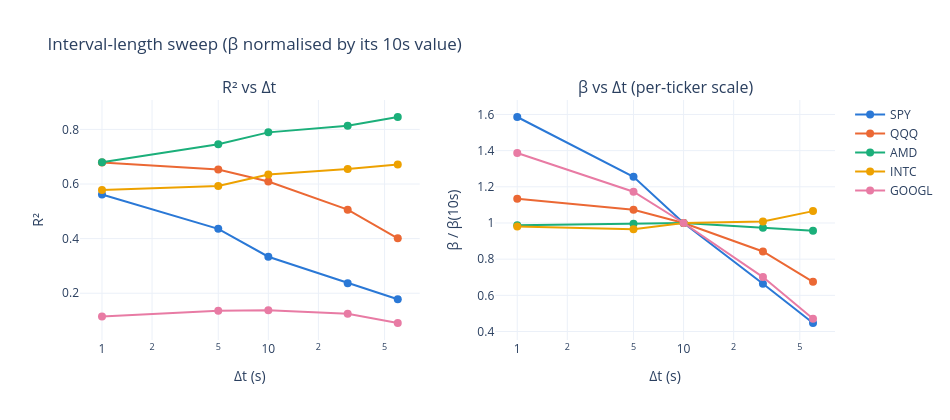

The notebook cell saved with this chart:
### Markdown cell above
## Robustness: interval length

Re-bucket the same event streams at $\Delta t \in \{1, 5, 10, 30, 60\}$ s and refit. $R^2$ shares
one axis; $\beta$ gets small multiples because its scale is per-ticker (GOOGL's top-of-book depth
is ~100× thinner than SPY's, so its $\beta$ is ~100× larger).

### Code cell
DTS = [1, 5, 10, 30, 60]
sweep = pl.DataFrame(
    [
        {"ticker": t, "dt_s": dt, "beta": f.params[1], "t_beta": f.tvalues[1], "r2": f.rsquared}
        for t, ev in events.items()
        for dt in DTS
        for f in [fit_price_impact(ofi_intervals(ev, dt * 10**9))]
    ]
)

display(sweep.pivot(on="ticker", index="dt_s", values="t_beta"))  # t(beta) at each interval length

fig = make_subplots(rows=1, cols=2, subplot_titles=["R² vs Δt", "β vs Δt (per-ticker scale)"])
for t in TICKERS:
    s = sweep.filter(pl.col("ticker") == t).sort("dt_s")
    fig.add_scatter(x=s["dt_s"], y=s["r2"], mode="lines+markers", name=t,
                    line=dict(color=COLOR[t], width=2), marker=dict(size=8), row=1, col=1)
    fig.add_scatter(x=s["dt_s"], y=s["beta"] / s["beta"][s["dt_s"].to_list().index(10)],
                    mode="lines+markers", showlegend=False,
                    line=dict(color=COLOR[t], width=2), marker=dict(size=8), row=1, col=2)
fig.update_xaxes(type="log", title_text="Δt (s)")
fig.update_yaxes(title_text="R²", row=1, col=1)
fig.update_yaxes(title_text="β / β(10s)", row=1, col=2)
fig.update_layout(height=420, width=950, template="plotly_white",
                  title="Interval-length sweep (β normalised by its 10s value)")
fig.show()

### Figure 1 — Plotly figure (JSON) as saved in the notebook; plotly's stock layout.template omitted (floating-point values rounded to 4 significant figures)
{"data": [{"line": {"color": "#2a78d6", "width": 2}, "marker": {"size": 8}, "mode": "lines+markers", "name": "SPY", "type": "scatter", "x": [1, 5, 10, 30, 60], "xaxis": "x", "y": [0.5616, 0.4358, 0.3337, 0.2364, 0.1779], "yaxis": "y"}, {"line": {"color": "#2a78d6", "width": 2}, "marker": {"size": 8}, "mode": "lines+markers", "showlegend": false, "type": "scatter", "x": [1, 5, 10, 30, 60], "xaxis": "x2", "y": [1.586, 1.255, 1.0, 0.6643, 0.4472], "yaxis": "y2"}, {"line": {"color": "#eb6834", "width": 2}, "marker": {"size": 8}, "mode": "lines+markers", "name": "QQQ", "type": "scatter", "x": [1, 5, 10, 30, 60], "xaxis": "x", "y": [0.6792, 0.6533, 0.6094, 0.5061, 0.4011], "yaxis": "y"}, {"line": {"color": "#eb6834", "width": 2}, "marker": {"size": 8}, "mode": "lines+markers", "showlegend": false, "type": "scatter", "x": [1, 5, 10, 30, 60], "xaxis": "x2", "y": [1.134, 1.073, 1.0, 0.8423, 0.675], "yaxis": "y2"}, {"line": {"color": "#1baf7a", "width": 2}, "marker": {"size": 8}, "mode": "lines+markers", "name": "AMD", "type": "scatter", "x": [1, 5, 10, 30, 60], "xaxis": "x", "y": [0.6797, 0.7458, 0.7891, 0.8133, 0.8454], "yaxis": "y"}, {"line": {"color": "#1baf7a", "width": 2}, "marker": {"size": 8}, "mode": "lines+markers", "showlegend": false, "type": "scatter", "x": [1, 5, 10, 30, 60], "xaxis": "x2", "y": [0.9874, 0.9954, 1.0, 0.9743, 0.9577], "yaxis": "y2"}, {"line": {"color": "#eda100", "width": 2}, "marker": {"size": 8}, "mode": "lines+markers", "name": "INTC", "type": "scatter", "x": [1, 5, 10, 30, 60], "xaxis": "x", "y": [0.5776, 0.5928, 0.6351, 0.6554, 0.6719], "yaxis": "y"}, {"line": {"color": "#eda100", "width": 2}, "marker": {"size": 8}, "mode": "lines+markers", "showlegend": false, "type": "scatter", "x": [1, 5, 10, 30, 60], "xaxis": "x2", "y": [0.9803, 0.9648, 1.0, 1.009, 1.066], "yaxis": "y2"}, {"line": {"color": "#e87ba4", "width": 2}, "marker": {"size": 8}, "mode": "lines+markers", "name": "GOOGL", "type": "scatter", "x": [1, 5, 10, 30, 60], "xaxis": "x", "y": [0.1151, 0.1362, 0.1377, 0.1245, 0.09099], "yaxis": "y"}, {"line": {"color": "#e87ba4", "width": 2}, "marker": {"size": 8}, "mode": "lines+markers", "showlegend": false, "type": "scatter", "x": [1, 5, 10, 30, 60], "xaxis": "x2", "y": [1.387, 1.173, 1.0, 0.7011, 0.4704], "yaxis": "y2"}], "layout": {"annotations": [{"font": {"size": 16}, "showarrow": false, "text": "R² vs Δt", "x": 0.225, "xanchor": "center", "xref": "paper", "y": 1, "yanchor": "bottom", "yref": "paper"}, {"font": {"size": 16}, "showarrow": false, "text": "β vs Δt (per-ticker scale)", "x": 0.775, "xanchor": "center", "xref": "paper", "y": 1, "yanchor": "bottom", "yref": "paper"}], "height": 420, "title": {"text": "Interval-length sweep (β normalised by its 10s value)"}, "width": 950, "xaxis": {"anchor": "y", "domain": [0, 0.45], "title": {"text": "Δt (s)"}, "type": "log"}, "xaxis2": {"anchor": "y2", "domain": [0.55, 1], "title": {"text": "Δt (s)"}, "type": "log"}, "yaxis": {"anchor": "x", "domain": [0, 1], "title": {"text": "R²"}}, "yaxis2": {"anchor": "x2", "domain": [0, 1], "title": {"text": "β / β(10s)"}}}}
